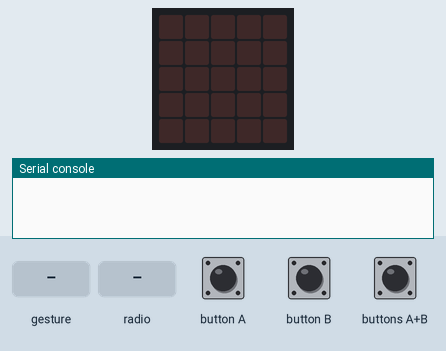
Recording of a program running on a simulated BBC micro:bit running MicroPython. On the bench: the board's 5×5 LED display, the last lines printed to the serial console. The inputs (shaded band) are chosen by the test bench. Random numbers come from a fixed seed; no radio messages arrive unless stated (any console line starting 'radio sent:' is added by the test bench); a tilt is held for 1.5 s and a shake lasts 1 s, then the board lies face up again.

Above: at 1.2 s.
1.3 s: gesture 'shake'
At 2.4 s:
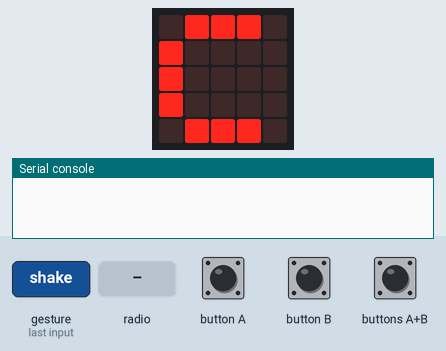
6.0 s: radio message "W" arrives
At 7.0 s:
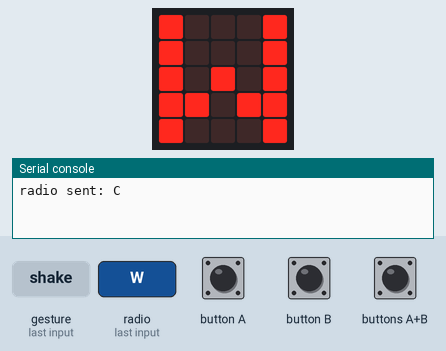
9.0 s: gesture 'shake'
12.0 s: radio message "D" arrives
At 16.4 s:
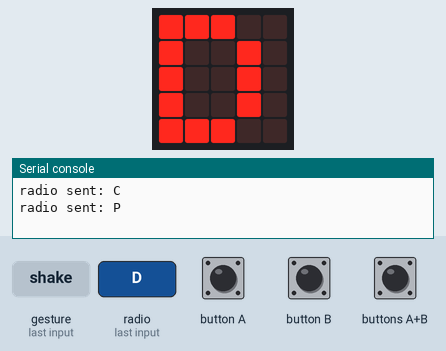
Timing chart, 0 to 17.9 s (numbered marks = the images above; inputs shaded):
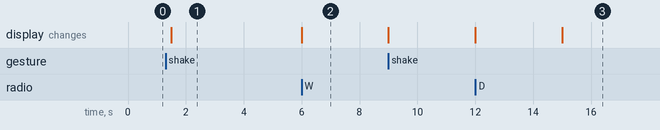

Measured:
- after the input at 1.3 s, the display: changes after 0.20 s (image 1)
- after the input at 6.0 s, the display: changes at once (image 2)

The program:

Carte_esclave.py
```python
from microbit import * #importer la librairie microbit pour pouvoir utiliser les méthodes "show" et "sleep"
import random, radio # importer les librairies random et radio, random pour génerer un nombre aléatoire et radio pour communiquer entre les deux cartes microbit

radio.config(group = 22) #configuration de la radio sur le canal 22
radio.on() #allumer la radio

class chi_fu_mi:
    def __init__(self): #initialisation de la classe chi_fu_mi avec la variable score égale à 0
        self.score = 0
    def ciseau(self): #méthodes ciseau, feuille et pierre de la classe chi-fu-mi
        self.coup = "C" #définir le coup tiré au hasard
        display.show(self.coup) #affichage du coup sur la carte microbit
        sleep(3000) #afficher le coup prendant 3 secondes
        radio.send(self.coup) #envoie du coup à l'autre carte microbit
        player1.resultat() #appel de la méthode resultat qui permet d'avoir le résultat de la manche
    def feuille(self):
        self.coup = "F"
        display.show(self.coup)
        sleep(3000)
        radio.send(self.coup)
        player1.resultat()
    def pierre(self):
        self.coup = "P"
        display.show(self.coup)
        sleep(3000)
        radio.send(self.coup)
        player1.resultat()
    def reset(self): #méthode clear permettant de rénitialiser la partie
        display.clear() #efface l'affiche sur la carte microbit
        self.score = 0 #rénitialise le score à 0
    def resultat(self): #méthode resultat permettant d'obtenir le résultat de la manche
        bool= True #condition d'arrêt
        while bool == True:
            resultat = radio.receive() #permet de recevoir tous les messages de l'autre carte
            if resultat != None: #si on reçoie le résultat de la manche
                if resultat == "W":
                    display.show("W")
                    sleep(3000) #affiche le résultat pendant 3 secondes
                    self.score += 1 #si on gagne ajoute un point à notre score
                    display.show(self.score) #affiche le score sur la carte microbit
                elif resultat == "D":
                    display.show("D")
                    sleep(3000)
                    display.show(self.score)
                else:
                    display.show("L")
                    sleep(3000)
                    display.show(self.score)
                bool = False #on sort de la boucle while

player1 = chi_fu_mi() #créer l'instance joueur de la classe chi_fu_mi

while True:
    display.clear()
    if button_a.is_pressed() and button_b.is_pressed(): #appelle la méthode reset si les boutons A et B sont appuyés
        player1.reset()
    if accelerometer.was_gesture("shake"): #détecte si la crate micorbit est secouée
        coup = random.randint(0,2) #génere un nombre alétoire
        if coup == 0:
            player1.ciseau() #appelle une méthode en fonction du nombre obtenu
        elif coup == 1:
            player1.feuille()
        else:
            player1.pierre( )
        sleep(3000)
```
